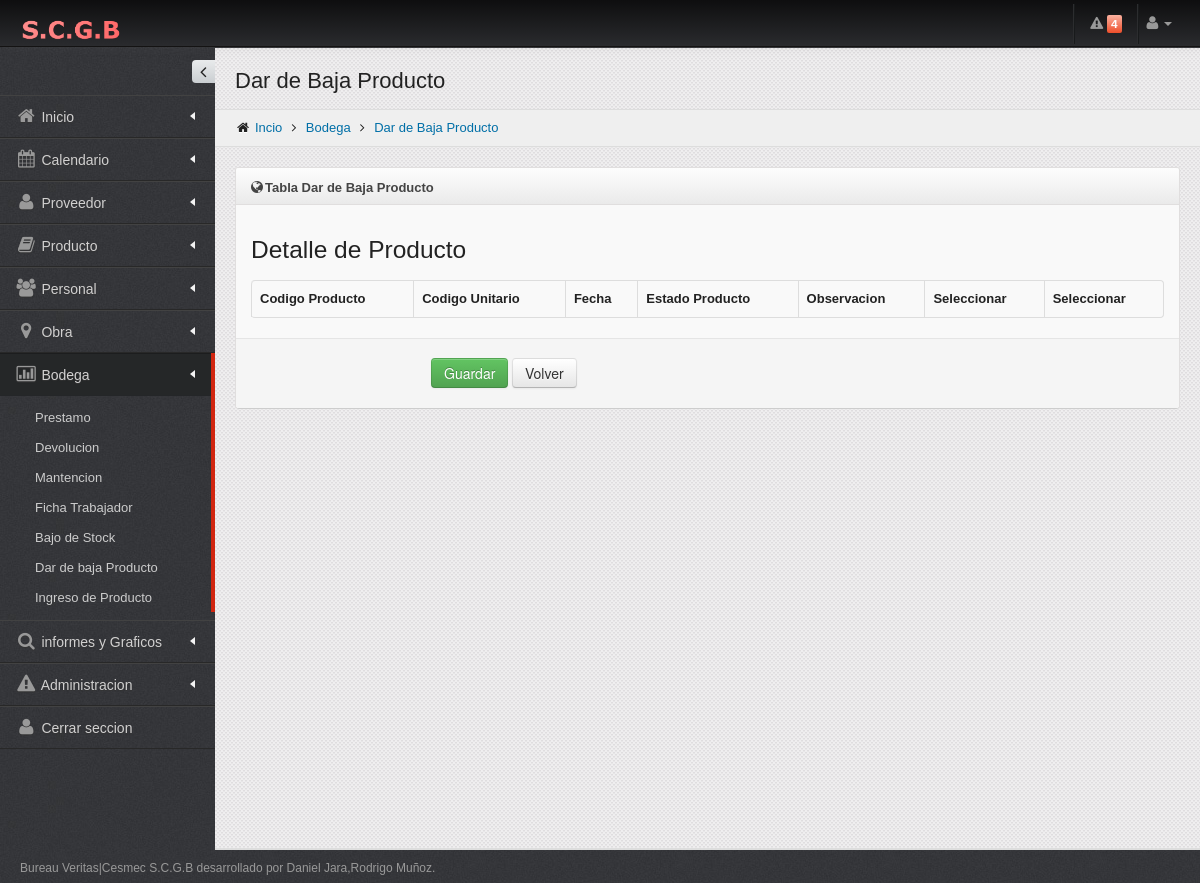
The app's page /Baja_producto/detalle_bajaProducto.php (signed in) with its own data.
### tables this page shows
CREATE TABLE `permiso` (
  `CODIGOPERMISO` int(11) NOT NULL AUTO_INCREMENT,
  `PROVEEDOR` int(1) DEFAULT NULL,
  `PRODUCTO` int(1) DEFAULT NULL,
  `PERSONAL` int(1) DEFAULT NULL,
  `OBRA` int(1) DEFAULT NULL,
  `BODEGA` int(11) DEFAULT NULL,
  `INFORMEYGRAFICO` int(11) DEFAULT NULL,
  `ADMINISTRACION` int(11) DEFAULT NULL,
  PRIMARY KEY (`CODIGOPERMISO`)
);

### Baja_producto/detalle_bajaProducto.php (the view, shortened to what this page needs)
<? session_start();
include ("../include/conectar.php");
$CODIGO= $_SESSION["PERMISO"];
?>
<!DOCTYPE html>
<html lang="es">
<head>
   <link href="../assets/plugins/bootstrap/css/bootstrap.min.css" rel="stylesheet" type="text/css"/>
   <link href="../assets/plugins/bootstrap/css/bootstrap-responsive.min.css" rel="stylesheet" type="text/css"/>
   <link href="../assets/plugins/font-awesome/css/font-awesome.css" rel="stylesheet" type="text/css"/>
   <link href="../assets/css/style.css" rel="stylesheet" type="text/css"/>
   <link href="../assets/css/style-responsive.css" rel="stylesheet" type="text/css"/>
   <link href="../assets/css/themes/default.css" rel="stylesheet" type="text/css" id="style_color"/>
   <link href="../assets/plugins/uniform/css/uniform.default.css" rel="stylesheet" type="text/css"/>
   <link rel="stylesheet" type="text/css" href="../assets/plugins/chosen-bootstrap/chosen/chosen.css" />
   <link rel="stylesheet" href="../assets/plugins/fancybox/source/jquery.fancybox.css"/>
   <link rel="stylesheet" href="../assets/plugins/data-tables/DT_bootstrap.css" />
   <link href="../assets/css/pages/invoice.css" rel="stylesheet" type="text/css" />
   <link rel="stylesheet" href="../css_mantenedoressd/alertify.core.css" />
   <link rel="stylesheet" href="../css_mantenedoressd/alertify.default.css" />
</head>
<body class="fixed-top">
<div id="header" class="navbar navbar-inverse navbar-fixed-top">
  <div class="navbar-inner">
    <div class="container-fluid">
      <a class="brand" href="../inicio.php"> <img src="../assets/img/logo.png" alt="Conquer" /> </a>
      <div class="top-nav">
        <? $sql = "SELECT COUNT( p.P_NOMBRE )as NUMERO FROM PRODUCTO p, STOCK s WHERE p.CODIGOPRODUCTO = s.CODIGOPRODUCTO AND p.P_ESTADO =1 AND s.S_CANTIDAD <= s.S_CANTIDADMINIMA ";
	$rs=mysql_query($sql,$conexion);
	while ($row=mysql_fetch_array($rs)){
              ?>
        <ul class="nav pull-right" id="top_menu">
          <li class="divider-vertical hidden-phone hidden-tablet"></li>
          <li  class="dropdown-toggle" id="header_notification_bar"> <a id="pulsate-regular" class="dropdown-toggle" data-toggle="dropdown"> <i class="icon-warning-sign"></i> <span class="label label-important">
            <?=$row["NUMERO"];?>
            </span></a>
                  <?=$row["NUMERO"]; }?>
          </li>
          <li class="divider-vertical hidden-phone hidden-tablet"></li>
          <li class="dropdown"> <a href="#" class="dropdown-toggle" data-toggle="dropdown"> <i class="icon-user"></i> <b class="caret"></b></a>
          </li>
        </ul>
      </div>
    </div>
  </div>
</div>
<div id="container" class="row-fluid">
   <div id="sidebar" class="nav-collapse collapse">
    <?
	$sql3 = "SELECT PROVEEDOR,PRODUCTO,PERSONAL,OBRA,BODEGA,INFORMEYGRAFICO,ADMINISTRACION from PERMISO WHERE CODIGOPERMISO= $CODIGO ";
	$rs=mysql_query($sql3,$conexion);
	while ($row4=mysql_fetch_array($rs)){
  ?>
    <div class="sidebar-toggler hidden-phone"></div>
    <ul>
      <li class=""> <a href="../inicio.php"> <i class="icon-home"></i> <span class="title ">Inicio</span> <span class="arrow "></span></a></li>
      <li class=""> <a href="../Calendario/calendario.php"> <i class="icon-calendar"></i> <span class="title">Calendario</span> <span class="arrow "></span></a></li>
      <? if($row4["PROVEEDOR"]==1){
		?>
      <li class="has-sub "> <a href="javascript:;"> <i class="icon-user "></i> <span class="title" >Proveedor</span> <span class="arrow "></span></a>
      </li>
      <? }
		if($row4["PRODUCTO"]==1){
		?>
      <li class="has-sub "> <a href="javascript:;"> <i class="icon-book"></i> <span class="title">Producto</span> <span class="arrow"></span></a>
      </li>
      <? }
		if($row4["PERSONAL"]==1){
		?>
      <li class="has-sub"> <a href="javascript:;"> <i class="icon-group"></i> <span class="title">Personal</span> <span class="arrow "></span></a>
      </li>
      <? }
		 if($row4["OBRA"]==1){
		?>
      <li class="has-sub "> <a href="javascript:;"> <i class="icon-map-marker"></i> <span class="title">Obra</span> <span class="arrow "></span></a>
      </li>
      <? }
	      if($row4["BODEGA"]==1){
		?>
      <li class="has-sub  star active"> <a href="javascript:;"> <i class="icon-bar-chart"></i> <span class="title">Bodega</span> <span class="arrow "></span></a>
        <ul class="sub">
          <li ><a href="../Prestamo/prestamo.php">Prestamo</a></li>
          <li ><a href="../Devolucion/devolucion.php">Devolucion</a></li>
          <li ><a href="../Mantencion/mantencion.php">Mantencion</a></li>
          <li ><a href="../Ficha_Trabajador/prestamo.php">Ficha Trabajador</a></li>
          <li ><a href="../Bajo_stock/baja_stock.php">Bajo de Stock</a></li>
          <li ><a href="../Baja_producto/baja_producto.php">Dar de baja Producto</a></li>
          <li ><a href="../ingreso_producto/ingreso_producto.php">Ingreso de Producto</a></li>
        </ul>
      </li>
      <? }
	      if($row4["INFORMEYGRAFICO"]==1){
		?>
      <li class="has-sub  "> <a href="javascript:;"> <i class="icon-search"></i> <span class="title">informes y Graficos</span> <span class="arrow "></span></a>
      </li>
      <? }
 if($row4["ADMINISTRACION"]==1){
		?>
      <li class="has-sub  "> <a href="javascript:;"> <i class="icon-warning-sign"></i> <span class="title">Administracion</span> <span class="arrow "></span></a>
      </li>
      <? }
	}
		 ?>
      <li class=""> <a href="../logout.php"> <i class="icon-user"></i> <span class="title">Cerrar seccion</span></a></li>
    </ul>
  </div>
      <div id="body">
         <div class="container-fluid">
            <div class="row-fluid">
               <div class="span12">
                  <h3 class="page-title">Dar de Baja Producto</h3>
                  <ul class="breadcrumb">
                     <li>
                        <i class="icon-home"></i>
                        <a href="#">Incio</a>
                        <i class="icon-angle-right"></i>
                     </li>
                     <li>
                        <a href="#">Bodega</a>
                        <i class="icon-angle-right"></i>
                     </li>
                     <li><a href="baja_producto.php">Dar de Baja Producto</a></li>
                  </ul>
               </div>
            </div>
            <div class="row-fluid">
               <div class="span12">
                  <div class="widget box green">
                     <div class="widget-title">
                        <div class="widget-title">
                        <h4><i class="icon-globe"></i>Tabla Dar de Baja Producto </h4>
                        </div>
                     </div>
                     <div class="widget-body form">
                        <h3>Detalle de Producto</h3>
                    <table id="sample_editable_1" class="table table-striped table-bordered table-hover" >
                       <thead>
                           <tr >
                             <th>Codigo Producto</th>
                             <th>Codigo Unitario</th>
                             <th>Fecha</th>
                             <th>Estado Producto</th>
                             <th>Observacion</th>
                             <th>Seleccionar</th>
                             <th>Seleccionar</th>
                         </tr>
                      </thead>
                 </table>
                           <div class="form-actions">
                             <input type="button" name="enviar" value="Guardar" class="btn btn-success" onClick="guardar()" ></button>
                              <button type="button" name="volver" class="btn" onclick = "location.href = 'baja_producto.php'">Volver</button>
                           </div>
                     </div>
                  </div>
               </div>
            </div>
         </div>
      </div>
</div>
<div id="footer">
      Bureau Veritas|Cesmec S.C.G.B desarrollado por Daniel Jara,Rodrigo Muñoz.
</div>
</body>
</html>

### assets/css/style-responsive.css (style rules this page uses)
@media (min-width: 980px) { #sidebar { position: absolute; width: 215px; } }
@media (min-width: 980px) { #sidebar ul { margin-top:47px; width: 215px; } }
@media (min-width: 980px) { #body { margin-top: 0px !important; } }
@media (min-width: 980px) { .fixed-top #body { margin-top: 20px; } }

### assets/css/themes/default.css (style rules this page uses)
body { color: #222; background-color:#3c3c3c !important; background-image: url(../../img/bg-default.png) !important; }
#header.navbar-inverse .navbar-inner { background-color: #0e0e0f; background-image: -moz-linear-gradient(top, #0e0e0f, #2a2b2e); background-image: -webkit-gradient(linear, 0 0, 0 100%, from(#2a2b2e), to(#2a2b2e)); background-image: -webkit-linear-gradient(top, #0e0e0f, #2a2b2e); background-image: -o-linear-gradient(top, #0e0e0f, #2a2b2e); background-image: linear-gradient(to bottom, #0e0e0f, #2a2b2e); background-repeat: repeat-x; filter: progid:DXImageTransform.Microsoft.gradient(startColorstr='#ff0e0e0f', endColorstr='#ff2a2b2e', GradientType=0); border-color: #141313; webkit-box-shadow: 0 1px 10px rgba(120, 120, 120, .1); -moz-box-shadow: 0 1px 10px rgba(120, 120, 120, .1); box-shadow: 0 1px 10px rgba(120, 120, 120, .1); }
#header.navbar-inverse .divider-vertical { border-left-color: #2c2d2f; border-right-color: #181a1b; }
#sidebar > ul > li > a { border-top: 1px solid #424242 !important; border-bottom: 1px solid #282828 !important; color: #d1d0d0 !important; text-shadow: 0 1px 1px #333 !important; }
#sidebar > ul > li a i { color: #999 !important; }
#sidebar > ul > li.active > a { background: #252728 !important; border-top: 1px solid #1c1d1e !important; border-bottom: 1px solid #242628 !important; }
#sidebar > ul > li > ul.sub > li > a { color: #ccc; text-shadow: 0 1px 1px #000; }

### records on screen
permiso: PROVEEDOR 1 (drawn), PRODUCTO 1 (drawn), PERSONAL 1 (drawn), OBRA 1 (drawn), BODEGA 1 (drawn), INFORMEYGRAFICO 1 (drawn), ADMINISTRACION 1 (drawn)

### other values on screen
$row["NUMERO"] "4"
